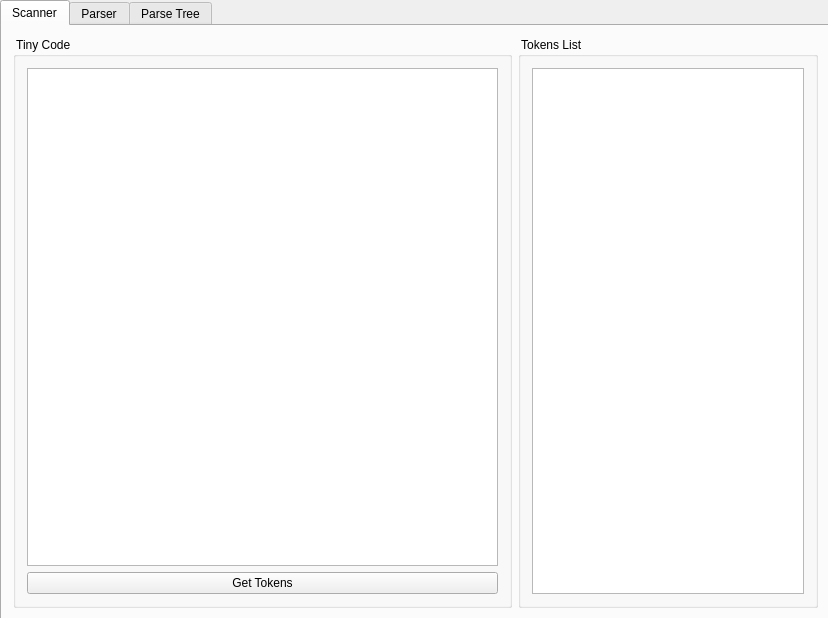
<?xml version="1.0" encoding="UTF-8"?>
<ui version="4.0">
 <class>MainWindow</class>
 <widget class="QMainWindow" name="MainWindow">
  <property name="geometry">
   <rect>
    <x>0</x>
    <y>0</y>
    <width>828</width>
    <height>618</height>
   </rect>
  </property>
  <property name="sizePolicy">
   <sizepolicy hsizetype="Fixed" vsizetype="Fixed">
    <horstretch>0</horstretch>
    <verstretch>0</verstretch>
   </sizepolicy>
  </property>
  <property name="minimumSize">
   <size>
    <width>828</width>
    <height>618</height>
   </size>
  </property>
  <property name="windowTitle">
   <string>Tiny Language App</string>
  </property>
  <widget class="QWidget" name="centralWidget">
   <widget class="QTabWidget" name="tabWidget">
    <property name="geometry">
     <rect>
      <x>0</x>
      <y>0</y>
      <width>831</width>
      <height>621</height>
     </rect>
    </property>
    <property name="sizePolicy">
     <sizepolicy hsizetype="MinimumExpanding" vsizetype="MinimumExpanding">
      <horstretch>0</horstretch>
      <verstretch>0</verstretch>
     </sizepolicy>
    </property>
    <property name="minimumSize">
     <size>
      <width>831</width>
      <height>621</height>
     </size>
    </property>
    <property name="maximumSize">
     <size>
      <width>831</width>
      <height>621</height>
     </size>
    </property>
    <property name="currentIndex">
     <number>0</number>
    </property>
    <widget class="QWidget" name="tab">
     <attribute name="title">
      <string>Scanner</string>
     </attribute>
     <layout class="QGridLayout" name="gridLayout">
      <item row="0" column="0">
       <widget class="QGroupBox" name="groupBox">
        <property name="title">
         <string> Tiny Code </string>
        </property>
        <layout class="QGridLayout" name="gridLayout_2">
         <item row="0" column="0">
          <widget class="QPlainTextEdit" name="TinyCode">
           <property name="font">
            <font>
             <pointsize>11</pointsize>
            </font>
           </property>
           <property name="styleSheet">
            <string notr="true"/>
           </property>
           <property name="tabStopWidth">
            <number>40</number>
           </property>
          </widget>
         </item>
         <item row="1" column="0">
          <widget class="QPushButton" name="tokensBTN">
           <property name="text">
            <string>Get Tokens</string>
           </property>
          </widget>
         </item>
        </layout>
       </widget>
      </item>
      <item row="0" column="1">
       <widget class="QGroupBox" name="groupBox_2">
        <property name="maximumSize">
         <size>
          <width>300</width>
          <height>16777215</height>
         </size>
        </property>
        <property name="title">
         <string> Tokens List </string>
        </property>
        <layout class="QGridLayout" name="gridLayout_3">
         <item row="0" column="0">
          <widget class="QPlainTextEdit" name="TokensList1">
           <property name="enabled">
            <bool>true</bool>
           </property>
           <property name="maximumSize">
            <size>
             <width>300</width>
             <height>16777215</height>
            </size>
           </property>
           <property name="font">
            <font>
             <pointsize>11</pointsize>
            </font>
           </property>
           <property name="styleSheet">
            <string notr="true"/>
           </property>
           <property name="readOnly">
            <bool>true</bool>
           </property>
          </widget>
         </item>
        </layout>
       </widget>
      </item>
     </layout>
    </widget>
    <widget class="QWidget" name="tab_2">
     <attribute name="title">
      <string>Parser</string>
     </attribute>
     <layout class="QGridLayout" name="gridLayout_5">
      <item row="0" column="0">
       <layout class="QHBoxLayout" name="horizontalLayout_2">
        <item>
         <widget class="QGroupBox" name="groupBox_3">
          <property name="maximumSize">
           <size>
            <width>400</width>
            <height>16777215</height>
           </size>
          </property>
          <property name="title">
           <string> Tokens List </string>
          </property>
          <layout class="QGridLayout" name="gridLayout_4">
           <item row="0" column="0">
            <widget class="QPlainTextEdit" name="TokensList2">
             <property name="maximumSize">
              <size>
               <width>400</width>
               <height>16777215</height>
              </size>
             </property>
             <property name="font">
              <font>
               <pointsize>11</pointsize>
              </font>
             </property>
             <property name="styleSheet">
              <string notr="true"/>
             </property>
            </widget>
           </item>
          </layout>
         </widget>
        </item>
        <item>
         <layout class="QVBoxLayout" name="verticalLayout">
          <item>
           <widget class="QGroupBox" name="groupBox_4">
            <property name="maximumSize">
             <size>
              <width>16777215</width>
              <height>80</height>
             </size>
            </property>
            <property name="title">
             <string> Import Tokens </string>
            </property>
            <layout class="QVBoxLayout" name="verticalLayout_4">
             <item>
              <widget class="QPushButton" name="importBTN">
               <property name="text">
                <string>Import Tokens from file</string>
               </property>
              </widget>
             </item>
             <item alignment="Qt::AlignHCenter">
              <widget class="QLabel" name="fileName">
               <property name="text">
                <string/>
               </property>
              </widget>
             </item>
            </layout>
           </widget>
          </item>
          <item>
           <widget class="QGroupBox" name="groupBox_6">
            <property name="maximumSize">
             <size>
              <width>16777215</width>
              <height>100</height>
             </size>
            </property>
            <property name="title">
             <string> Check Grammar </string>
            </property>
            <layout class="QVBoxLayout" name="verticalLayout_2">
             <item>
              <widget class="QPushButton" name="checkBTN">
               <property name="text">
                <string>Check Tokens</string>
               </property>
              </widget>
             </item>
             <item alignment="Qt::AlignHCenter">
              <widget class="QLabel" name="checkLBL">
               <property name="styleSheet">
                <string notr="true">font: 75 14pt \&quot;MS Shell Dlg 2\&quot;;</string>
               </property>
               <property name="text">
                <string>Please Enter Tokens List</string>
               </property>
              </widget>
             </item>
            </layout>
           </widget>
          </item>
          <item>
           <widget class="QGroupBox" name="groupBox_8">
            <property name="title">
             <string> Draw Parsing Tree </string>
            </property>
            <layout class="QVBoxLayout" name="verticalLayout_5">
             <item>
              <widget class="QPushButton" name="drawBTN_2">
               <property name="text">
                <string>Draw Tree</string>
               </property>
              </widget>
             </item>
             <item>
              <widget class="QLabel" name="label_2">
               <property name="text">
                <string/>
               </property>
              </widget>
             </item>
            </layout>
           </widget>
          </item>
          <item>
           <widget class="QGroupBox" name="groupBox_5">
            <property name="maximumSize">
             <size>
              <width>16777215</width>
              <height>16777215</height>
             </size>
            </property>
            <property name="title">
             <string> Export Images </string>
            </property>
            <layout class="QVBoxLayout" name="verticalLayout_6">
             <item>
              <widget class="QCheckBox" name="AutoSave">
               <property name="text">
                <string> Auto Save</string>
               </property>
               <property name="checked">
                <bool>true</bool>
               </property>
              </widget>
             </item>
             <item>
              <widget class="QPushButton" name="saveBTN">
               <property name="text">
                <string>Save Graph</string>
               </property>
              </widget>
             </item>
            </layout>
           </widget>
          </item>
         </layout>
        </item>
       </layout>
      </item>
     </layout>
    </widget>
    <widget class="QWidget" name="tab_3">
     <attribute name="title">
      <string>Parse Tree</string>
     </attribute>
     <layout class="QGridLayout" name="gridLayout_6">
      <item row="0" column="0">
       <widget class="QGraphicsView" name="ParseTree"/>
      </item>
      <item row="1" column="0">
       <widget class="QSlider" name="Zoom">
        <property name="minimum">
         <number>-100</number>
        </property>
        <property name="maximum">
         <number>100</number>
        </property>
        <property name="singleStep">
         <number>1</number>
        </property>
        <property name="pageStep">
         <number>1</number>
        </property>
        <property name="orientation">
         <enum>Qt::Horizontal</enum>
        </property>
       </widget>
      </item>
     </layout>
    </widget>
   </widget>
  </widget>
 </widget>
 <layoutdefault spacing="6" margin="11"/>
 <resources/>
 <connections/>
</ui>
